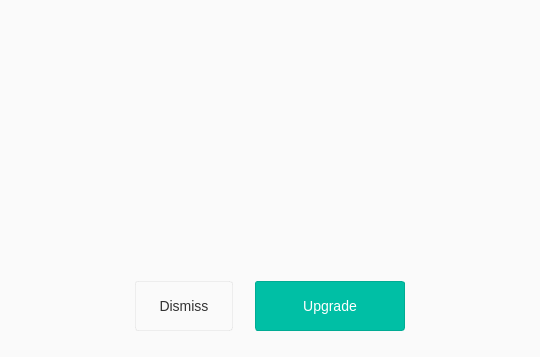
<?xml version="1.0" encoding="UTF-8"?>
<ui version="4.0">
 <class>OverquotaFullDialog</class>
 <widget class="QDialog" name="OverquotaFullDialog">
  <property name="geometry">
   <rect>
    <x>0</x>
    <y>0</y>
    <width>540</width>
    <height>357</height>
   </rect>
  </property>
  <property name="minimumSize">
   <size>
    <width>540</width>
    <height>357</height>
   </size>
  </property>
  <property name="maximumSize">
   <size>
    <width>540</width>
    <height>357</height>
   </size>
  </property>
  <property name="windowTitle">
   <string>Storage full</string>
  </property>
  <property name="styleSheet">
   <string notr="true">background-color: #FAFAFA;</string>
  </property>
  <layout class="QVBoxLayout" name="verticalLayout">
   <property name="spacing">
    <number>0</number>
     </property>
   <property name="leftMargin">
    <number>38</number>
     </property>
   <property name="topMargin">
    <number>22</number>
   </property>
   <property name="rightMargin">
    <number>38</number>
   </property>
   <property name="bottomMargin">
    <number>17</number>
   </property>
   <item>
    <widget class="QWidget" name="widgetHeader" native="true">
     <property name="minimumSize">
      <size>
       <width>465</width>
       <height>0</height>
      </size>
     </property>
     <property name="maximumSize">
      <size>
       <width>465</width>
       <height>16777215</height>
      </size>
     </property>
     <layout class="QHBoxLayout" name="horizontalLayout">
      <property name="spacing">
       <number>15</number>
      </property>
      <property name="leftMargin">
       <number>3</number>
      </property>
      <property name="topMargin">
       <number>0</number>
      </property>
      <property name="rightMargin">
       <number>3</number>
      </property>
      <item>
       <spacer name="horizontalSpacer">
        <property name="orientation">
         <enum>Qt::Horizontal</enum>
        </property>
        <property name="sizeHint" stdset="0">
         <size>
          <width>40</width>
          <height>20</height>
         </size>
        </property>
       </spacer>
      </item>
      <item>
       <widget class="QPushButton" name="buttonWarning">
        <property name="minimumSize">
         <size>
          <width>36</width>
          <height>36</height>
         </size>
        </property>
        <property name="maximumSize">
         <size>
          <width>36</width>
          <height>36</height>
         </size>
        </property>
        <property name="styleSheet">
         <string notr="true">border: none;</string>
        </property>
        <property name="text">
         <string/>
        </property>
        <property name="icon">
         <iconset resource="../Resources_common.qrc">
          <normaloff>:/images/icon_warning_36.png</normaloff>:/images/icon_warning_36.png</iconset>
        </property>
        <property name="iconSize">
         <size>
          <width>36</width>
          <height>36</height>
         </size>
        </property>
       </widget>
      </item>
      <item>
       <widget class="CustomLabel" name="labelTitle">
        <property name="sizePolicy">
         <sizepolicy hsizetype="Preferred" vsizetype="Preferred">
          <horstretch>0</horstretch>
          <verstretch>0</verstretch>
         </sizepolicy>
        </property>
        <property name="minimumSize">
         <size>
          <width>0</width>
          <height>0</height>
         </size>
        </property>
        <property name="maximumSize">
         <size>
          <width>16777215</width>
          <height>16777215</height>
         </size>
        </property>
        <property name="font">
         <font>
          <family>SF UI Text</family>
          <pointsize>-1</pointsize>
         </font>
        </property>
        <property name="styleSheet">
         <string notr="true">#labelTitle
{
  color: #333333;
  font-family: &quot;SF UI Text&quot;;
  font-size: 20px;
}</string>
        </property>
        <property name="text">
         <string/>
        </property>
        <property name="wordWrap">
         <bool>false</bool>
        </property>
       </widget>
      </item>
      <item>
       <spacer name="horizontalSpacer_2">
        <property name="orientation">
         <enum>Qt::Horizontal</enum>
        </property>
        <property name="sizeHint" stdset="0">
         <size>
          <width>40</width>
          <height>20</height>
         </size>
        </property>
       </spacer>
      </item>
     </layout>
    </widget>
   </item>
   <item>
    <spacer name="verticalSpacer_3">
     <property name="orientation">
      <enum>Qt::Vertical</enum>
     </property>
     <property name="sizeHint" stdset="0">
      <size>
       <width>20</width>
       <height>18</height>
      </size>
     </property>
    </spacer>
   </item>
   <item alignment="Qt::AlignHCenter">
    <widget class="QStackedWidget" name="stackedWidgetBigIcons">
     <property name="minimumSize">
      <size>
       <width>0</width>
       <height>0</height>
      </size>
     </property>
     <property name="maximumSize">
      <size>
       <width>16777215</width>
       <height>111</height>
      </size>
     </property>
     <property name="currentIndex">
      <number>0</number>
     </property>
     <widget class="QWidget" name="pageStorageFull">
      <property name="minimumSize">
       <size>
        <width>100</width>
        <height>100</height>
       </size>
      </property>
      <property name="maximumSize">
       <size>
        <width>100</width>
        <height>100</height>
       </size>
      </property>
      <layout class="QVBoxLayout" name="verticalLayout_2">
       <property name="spacing">
        <number>0</number>
       </property>
       <property name="leftMargin">
        <number>0</number>
       </property>
       <property name="topMargin">
        <number>0</number>
       </property>
       <property name="rightMargin">
        <number>0</number>
       </property>
       <property name="bottomMargin">
        <number>0</number>
       </property>
       <item>
        <widget class="QPushButton" name="buttonBigIcon">
         <property name="minimumSize">
          <size>
           <width>100</width>
           <height>100</height>
          </size>
         </property>
         <property name="maximumSize">
          <size>
           <width>100</width>
           <height>100</height>
          </size>
         </property>
         <property name="styleSheet">
          <string notr="true">border: none;</string>
         </property>
         <property name="text">
          <string/>
         </property>
         <property name="icon">
          <iconset resource="../Resources_common.qrc">
           <normaloff>:/images/storage_full_100.png</normaloff>:/images/storage_full_100.png</iconset>
         </property>
         <property name="iconSize">
          <size>
           <width>100</width>
           <height>100</height>
          </size>
         </property>
        </widget>
       </item>
      </layout>
     </widget>
     <widget class="QWidget" name="pageBandwidthFull">
      <layout class="QVBoxLayout" name="verticalLayout_3">
       <property name="spacing">
        <number>0</number>
       </property>
       <property name="leftMargin">
        <number>0</number>
       </property>
       <property name="topMargin">
        <number>0</number>
       </property>
       <property name="rightMargin">
        <number>0</number>
       </property>
       <property name="bottomMargin">
        <number>0</number>
       </property>
       <item>
        <widget class="QPushButton" name="pushButton">
         <property name="minimumSize">
          <size>
           <width>94</width>
           <height>94</height>
          </size>
         </property>
         <property name="maximumSize">
          <size>
           <width>94</width>
           <height>94</height>
          </size>
         </property>
         <property name="styleSheet">
          <string notr="true">border: none;</string>
         </property>
         <property name="text">
          <string/>
         </property>
         <property name="icon">
          <iconset resource="../Resources_common.qrc">
           <normaloff>:/images/transfer_empty_100.png</normaloff>:/images/transfer_empty_100.png</iconset>
         </property>
         <property name="iconSize">
          <size>
           <width>94</width>
           <height>94</height>
          </size>
         </property>
        </widget>
       </item>
      </layout>
     </widget>
    </widget>
   </item>
   <item>
    <spacer name="verticalSpacer_4">
     <property name="orientation">
      <enum>Qt::Vertical</enum>
     </property>
     <property name="sizeHint" stdset="0">
      <size>
       <width>20</width>
       <height>24</height>
      </size>
     </property>
    </spacer>
   </item>
   <item>
    <widget class="QLabel" name="labelMessage">
     <property name="minimumSize">
      <size>
       <width>444</width>
       <height>60</height>
      </size>
     </property>
     <property name="maximumSize">
      <size>
       <width>16777215</width>
       <height>16777215</height>
      </size>
     </property>
     <property name="styleSheet">
      <string notr="true">#labelMessage
{
	color: #242424;
	font-family: &quot;SF UI Text&quot;;
	font-size: 12px;	
	qproperty-alignment: AlignCenter;
}</string>
     </property>
     <property name="text">
      <string/>
     </property>
     <property name="wordWrap">
      <bool>true</bool>
     </property>
     <property name="margin">
      <number>0</number>
     </property>
    </widget>
   </item>
   <item>
    <spacer name="verticalSpacer_5">
     <property name="orientation">
      <enum>Qt::Vertical</enum>
     </property>
     <property name="sizeHint" stdset="0">
      <size>
       <width>20</width>
       <height>25</height>
      </size>
     </property>
    </spacer>
   </item>
   <item>
    <widget class="QWidget" name="widgetButtons" native="true">
     <layout class="QHBoxLayout" name="horizontalLayout_2">
      <property name="spacing">
       <number>22</number>
      </property>
      <property name="leftMargin">
       <number>0</number>
      </property>
      <property name="rightMargin">
       <number>0</number>
      </property>
      <item>
       <spacer name="horizontalSpacer_3">
        <property name="orientation">
         <enum>Qt::Horizontal</enum>
        </property>
        <property name="sizeHint" stdset="0">
         <size>
          <width>40</width>
          <height>20</height>
         </size>
        </property>
       </spacer>
      </item>
      <item>
       <widget class="QPushButton" name="buttonDismiss">
        <property name="minimumSize">
         <size>
          <width>98</width>
          <height>50</height>
         </size>
        </property>
        <property name="styleSheet">
         <string notr="true">#buttonDismiss
{
 background-color: qlineargradient(x1: 0, y1: 0, x2: 0, y2: 1,
                                      stop: 0 #ffffff, stop: 1 #fcfcfc);
 border-radius: 3px;
 border: 1px solid rgba(0, 0, 0, 5%);
 padding: 7px 14px 7px 14px;
 font-family: &quot;Lato&quot;;
 font-size: 14px;
 color: #333333;
}</string>
        </property>
        <property name="text">
         <string>Dismiss</string>
        </property>
       </widget>
      </item>
      <item>
       <widget class="QPushButton" name="buttonUpgrade">
        <property name="minimumSize">
         <size>
          <width>150</width>
          <height>50</height>
         </size>
        </property>
        <property name="styleSheet">
         <string notr="true">#buttonUpgrade
{
background-color: #00BFA5;
 border-radius: 3px;
 border: 1px solid rgba(0, 0, 0, 5%);
 border-color:#00AC94;
 padding: 7px 14px 7px 14px;
 font-family: &quot;Lato&quot;;
 font-size: 14px;
 color: #ffffff;

}</string>
        </property>
        <property name="text">
         <string>Upgrade</string>
        </property>
       </widget>
      </item>
      <item>
       <spacer name="horizontalSpacer_4">
        <property name="orientation">
         <enum>Qt::Horizontal</enum>
        </property>
        <property name="sizeHint" stdset="0">
         <size>
          <width>40</width>
          <height>20</height>
         </size>
        </property>
       </spacer>
      </item>
     </layout>
    </widget>
   </item>
  </layout>
 </widget>
 <customwidgets>
  <customwidget>
   <class>CustomLabel</class>
   <extends>QLabel</extends>
   <header>OverQuotaDialog.h</header>
  </customwidget>
 </customwidgets>
 <resources>
  <include location="../Resources_common.qrc"/>
 </resources>
 <connections/>
</ui>
